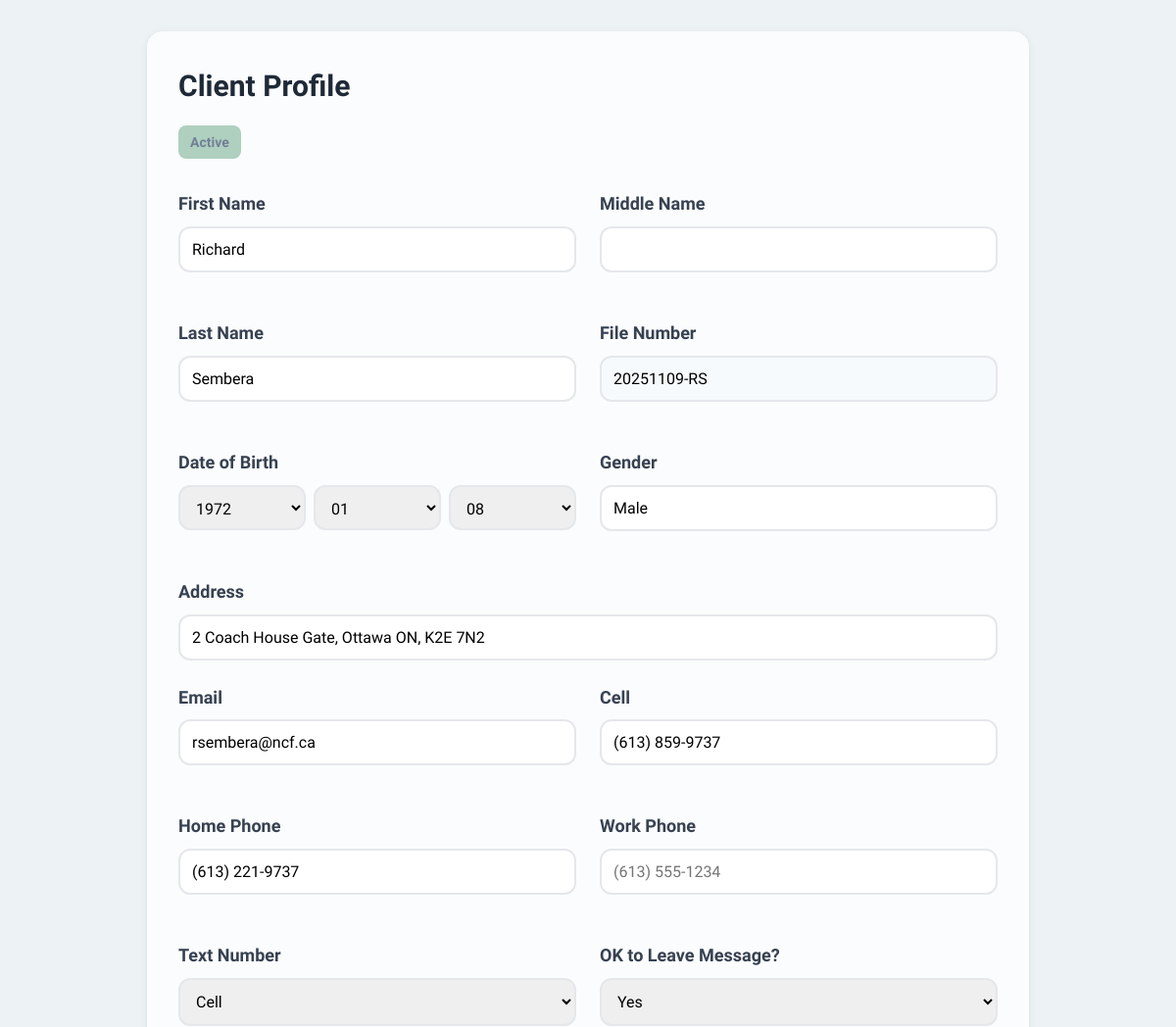
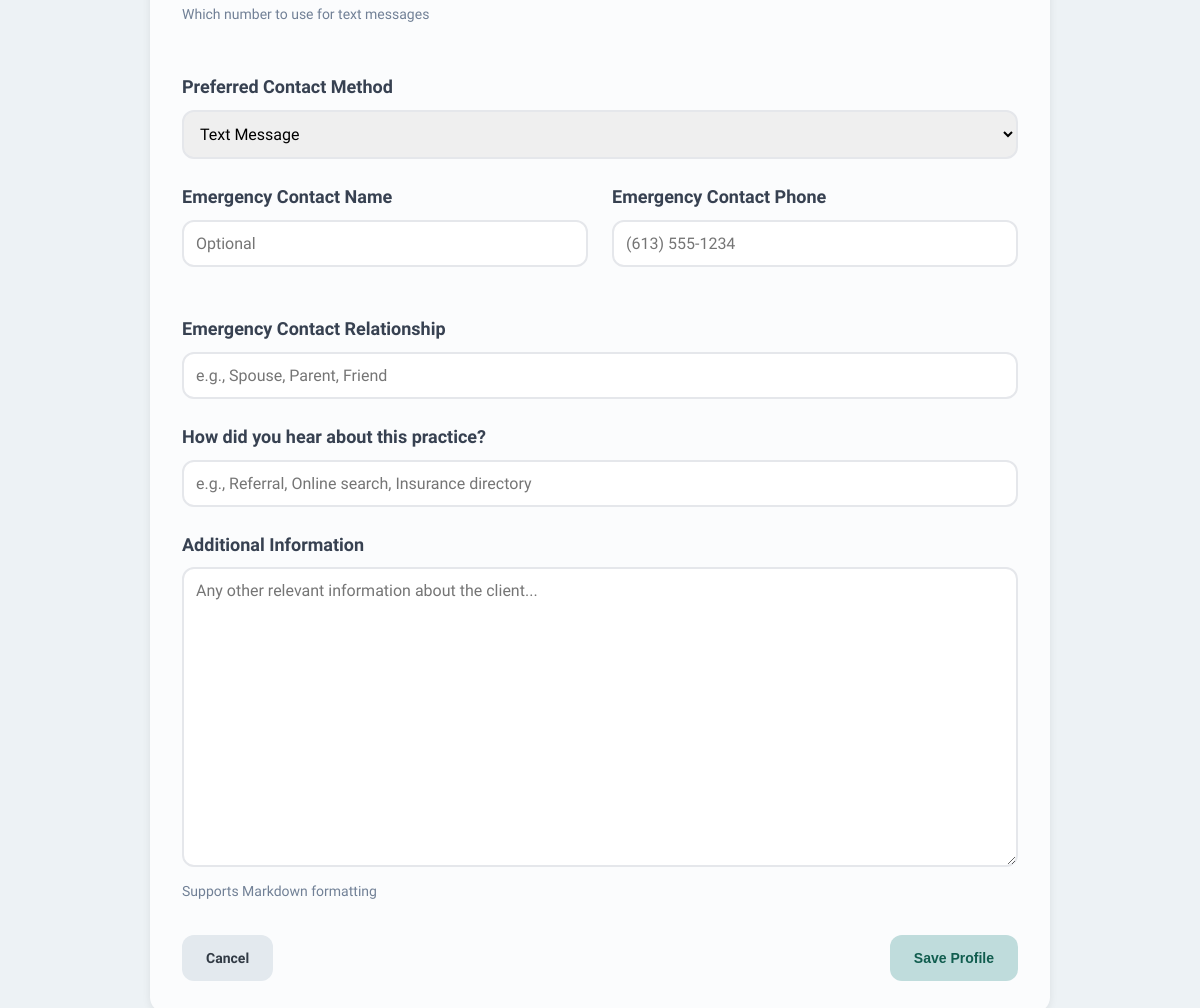
Screenshot of /client/1/profile with the database file from the repository (2 pictures, top to bottom).
### tables this page shows
CREATE TABLE client_types (
                id INTEGER PRIMARY KEY AUTOINCREMENT,
                name TEXT UNIQUE NOT NULL,
                color TEXT NOT NULL,
                code TEXT,
                file_number_style TEXT NOT NULL,
                file_number_prefix TEXT,
                file_number_suffix TEXT,
                file_number_counter INTEGER DEFAULT 0,
                session_fee REAL,
                session_duration INTEGER,
                retention_period INTEGER,
                is_system INTEGER DEFAULT 0,
                created_at INTEGER NOT NULL,
                modified_at INTEGER NOT NULL
            );

CREATE TABLE clients (
                id INTEGER PRIMARY KEY AUTOINCREMENT,
                file_number TEXT UNIQUE NOT NULL,
                first_name TEXT NOT NULL,
                middle_name TEXT,
                last_name TEXT NOT NULL,
                type_id INTEGER NOT NULL,
                created_at INTEGER NOT NULL,
                modified_at INTEGER NOT NULL,
                is_deleted INTEGER DEFAULT 0,
                FOREIGN KEY (type_id) REFERENCES client_types(id)
            );

CREATE TABLE entries (
                id INTEGER PRIMARY KEY AUTOINCREMENT,
                client_id INTEGER NOT NULL,
                class TEXT NOT NULL,
                created_at INTEGER NOT NULL,
                modified_at INTEGER NOT NULL,
                
                -- Common fields
                description TEXT,
                content TEXT,
                
                -- Profile-specific fields
                email TEXT,
                phone TEXT,
                home_phone TEXT,
                work_phone TEXT,
                text_number TEXT,
                address TEXT,
                date_of_birth TEXT,
                preferred_contact TEXT,
                ok_to_leave_message TEXT,
                emergency_contact_name TEXT,
                emergency_contact_phone TEXT,
                emergency_contact_relationship TEXT,
                referral_source TEXT,
                additional_info TEXT,
                
                -- Session-specific fields
                modality TEXT,
                format TEXT,
                session_number INTEGER,
                service TEXT,
                session_date INTEGER,
                session_time TEXT,
                duration INTEGER,
                fee REAL,
                is_consultation INTEGER DEFAULT 0,
                mood TEXT,
                affect TEXT,
                risk_assessment TEXT,
                
                -- Communication-specific fields
                comm_recipient TEXT,
                comm_type TEXT,
                
                -- Statement-specific fields
                statement_total REAL,
                payment_status TEXT,
                payment_notes TEXT,
                date_sent INTEGER,
                date_paid INTEGER,
                is_void INTEGER DEFAULT 0,
                
                -- Edit tracking
                edit_history TEXT,
                locked INTEGER DEFAULT 0,
                locked_at INTEGER, comm_date INTEGER, comm_time TEXT, absence_date INTEGER, absence_time TEXT,
                
                FOREIGN KEY (client_id) REFERENCES clients(id)
            );

### web/app.py (the view, shortened to what this page needs)
@app.route('/client/<int:client_id>/profile', methods=['GET', 'POST'])
def edit_profile(client_id):
    client = db.get_client(client_id)
    if not client:
        return "Client not found", 404
    client['type'] = db.get_client_type(client['type_id'])
    profile = db.get_profile_entry(client_id)
    all_types = db.get_all_client_types()
    return render_template('entry_forms/profile.html',
                         client=client,
                         profile=profile,
                         all_types=all_types)

### core/database.py (called while the page is built)
    def connect(self):
        return sqlite3.connect(str(self.db_path))

    def get_profile_entry(self, client_id: int) -> Optional[Dict[str, Any]]:
        conn = self.connect()
        conn.row_factory = sqlite3.Row
        cursor = conn.cursor()
        cursor.execute("""
            SELECT * FROM entries
            WHERE client_id = ? AND class = 'profile'
            LIMIT 1
        """, (client_id,))
        row = cursor.fetchone()
        conn.close()
        return dict(row) if row else None

    def get_client_type(self, type_id: int) -> Optional[Dict[str, Any]]:
        conn = self.connect()
        conn.row_factory = sqlite3.Row
        cursor = conn.cursor()
        cursor.execute("SELECT * FROM client_types WHERE id = ?", (type_id,))
        row = cursor.fetchone()
        conn.close()
        return dict(row) if row else None

    def get_all_client_types(self) -> List[Dict[str, Any]]:
        conn = self.connect()
        conn.row_factory = sqlite3.Row
        cursor = conn.cursor()
        cursor.execute("SELECT * FROM client_types ORDER BY name")
        rows = cursor.fetchall()
        conn.close()
        return [dict(row) for row in rows]

    def get_client(self, client_id: int) -> Optional[Dict[str, Any]]:
        conn = self.connect()
        conn.row_factory = sqlite3.Row
        cursor = conn.cursor()
        cursor.execute("SELECT * FROM clients WHERE id = ?", (client_id,))
        row = cursor.fetchone()
        conn.close()
        return dict(row) if row else None

### web/templates/entry_forms/profile.html (shortened to what this page needs)
{% extends "base.html" %}
{% block content %}
<div class="card" style="max-width: 900px; margin: 0 auto;">
    <div style="display: flex; justify-content: space-between; align-items: start; margin-bottom: 2rem;">
        <div>
            <h2>Client Profile</h2>
            <div style="color: #718096; position: relative; display: inline-block;">
                <span class="type-badge"
                      id="profile-type-badge"
                      style="background-color: {{ client.type.color }}; cursor: pointer;">
                    {{ client.type.name }}
                </span>
            </div>
        </div>
    </div>
    <form method="post" id="profile-form">
    <div class="form-row">
            <div class="form-group">
                <label for="first_name">First Name</label>
                <input type="text" id="first_name" name="first_name"
                       value="{{ client.first_name }}">
            </div>
            <div class="form-group">
                <label for="middle_name">Middle Name</label>
                <input type="text" id="middle_name" name="middle_name"
                       value="{{ client.middle_name or '' }}">
            </div>
        </div>
        <div class="form-row">
            <div class="form-group">
                <label for="last_name">Last Name</label>
                <input type="text" id="last_name" name="last_name"
                       value="{{ client.last_name }}">
            </div>
            <div class="form-group">
                <label for="file_number">File Number</label>
                <input type="text" id="file_number" name="file_number"
                       value="{{ client.file_number }}" readonly
                       style="background: #f7fafc; cursor: not-allowed;">
            </div>
        </div>
        <div class="form-row">
            <div class="form-group">
                <label for="date_of_birth">Date of Birth</label>
                <div class="date-input-group">
                    <select id="dob_year" name="dob_year">
                        {% for year in range(2024, 1899, -1) %}
                        <option value="{{ year }}" {% if profile and profile.date_of_birth and profile.date_of_birth[:4] == year|string %}selected{% endif %}>{{ year }}</option>
                        {% endfor %}
                    </select>
                    <select id="dob_month" name="dob_month">
                        {% for month in range(1, 13) %}
                        <option value="{{ '%02d'|format(month) }}" {% if profile and profile.date_of_birth and profile.date_of_birth[5:7] == '%02d'|format(month) %}selected{% endif %}>{{ '%02d'|format(month) }}</option>
                        {% endfor %}
                    </select>
                    <select id="dob_day" name="dob_day">
                        {% for day in range(1, 32) %}
                        <option value="{{ '%02d'|format(day) }}" {% if profile and profile.date_of_birth and profile.date_of_birth[8:10] == '%02d'|format(day) %}selected{% endif %}>{{ '%02d'|format(day) }}</option>
                        {% endfor %}
                    </select>
                </div>
            </div>
            <div class="form-group">
                <label for="gender">Gender</label>
                <input type="text" id="gender" name="gender"
                       value="{{ profile.content if profile and profile.content else '' }}"
                       placeholder="Optional">
            </div>
        </div>
        <div class="form-row-full">
            <div class="form-group">
                <label for="address">Address</label>
                <input type="text" id="address" name="address"
                       value="{{ profile.address if profile else '' }}"
                       placeholder="Street address">
            </div>
        </div>
        <div class="form-row">
            <div class="form-group">
                <label for="email">Email</label>
                <input type="email" id="email" name="email"
                       value="{{ profile.email if profile else '' }}">
            </div>
            <div class="form-group">
                <label for="phone">Cell</label>
                <input type="tel" id="phone" name="phone"
                       value="{{ profile.phone if profile else '' }}"
                       placeholder="(613) 555-1234"
                       class="phone-input">
            </div>
        </div>
        <div class="form-row">
            <div class="form-group">
                <label for="home_phone">Home Phone</label>
                <input type="tel" id="home_phone" name="home_phone"
                       value="{{ profile.home_phone if profile else '' }}"
                       placeholder="(613) 555-1234"
                       class="phone-input">
            </div>
            <div class="form-group">
                <label for="work_phone">Work Phone</label>
                <input type="tel" id="work_phone" name="work_phone"
                       value="{{ profile.work_phone if profile else '' }}"
                       placeholder="(613) 555-1234"
                       class="phone-input">
            </div>
        </div>
        <div class="form-row">
            <div class="form-group">
                <label for="text_number">Text Number</label>
                <select id="text_number" name="text_number">
                    <option value="cell" {% if profile and profile.text_number == 'cell' %}selected{% endif %}>Cell</option>
                </select>
                <p class="help-text">Which number to use for text messages</p>
            </div>
            <div class="form-group">
                <label for="ok_to_leave_message">OK to Leave Message?</label>
                <select id="ok_to_leave_message" name="ok_to_leave_message">
                    <option value="yes" {% if profile and profile.ok_to_leave_message == 'yes' %}selected{% endif %}>Yes</option>
                </select>
            </div>
        </div>
        <div class="form-row-full">
            <div class="form-group">
                <label for="preferred_contact">Preferred Contact Method</label>
                <select id="preferred_contact" name="preferred_contact">
                    <option value="text" {% if profile and profile.preferred_contact == 'text' %}selected{% endif %}>Text Message</option>
                </select>
            </div>
        </div>
        <div class="form-row">
            <div class="form-group">
                <label for="emergency_contact_name">Emergency Contact Name</label>
                <input type="text" id="emergency_contact_name" name="emergency_contact_name"
                       value="{{ profile.emergency_contact_name if profile else '' }}"
                       placeholder="Optional">
            </div>
            <div class="form-group">
                <label for="emergency_contact_phone">Emergency Contact Phone</label>
                <input type="tel" id="emergency_contact_phone" name="emergency_contact_phone"
                       value="{{ profile.emergency_contact_phone if profile else '' }}"
                       placeholder="(613) 555-1234"
                       class="phone-input">
            </div>
        </div>
        <div class="form-row-full">
            <div class="form-group">
                <label for="emergency_contact_relationship">Emergency Contact Relationship</label>
                <input type="text" id="emergency_contact_relationship" name="emergency_contact_relationship"
                       value="{{ profile.emergency_contact_relationship if profile else '' }}"
                       placeholder="e.g., Spouse, Parent, Friend">
            </div>
        </div>
        <div class="form-row-full">
            <div class="form-group">
                <label for="referral_source">How did you hear about this practice?</label>
                <input type="text" id="referral_source" name="referral_source"
                       value="{{ profile.referral_source if profile else '' }}"
                       placeholder="e.g., Referral, Online search, Insurance directory">
            </div>
        </div>
        <div class="form-row-full">
            <div class="form-group">
                <label for="additional_info">Additional Information</label>
                <textarea id="additional_info" name="additional_info"
                          placeholder="Any other relevant information about the client...">{{ profile.additional_info if profile else '' }}</textarea>
                <p class="help-text">Supports Markdown formatting</p>
            </div>
        </div>
        <div style="display: flex; justify-content: space-between; margin-top: 2rem;">
            <a href="{{ url_for('client_file', client_id=client.id) }}" class="btn btn-secondary">Cancel</a>
            <button type="submit" class="btn">Save Profile</button>
        </div>
    </form>
</div>
{% endblock %}

### web/templates/base.html (style rules this page uses)
* { margin: 0; padding: 0; box-sizing: border-box; }
body { font-family: 'Lexend', -apple-system, BlinkMacSystemFont, "Segoe UI", Roboto, sans-serif; line-height: 1.6; color: #111827; background: #EDF2F5; font-size: 1.125rem; }
.btn { display: inline-block; padding: 0.75rem 1.5rem; background: #BFDCDC; color: #115D4F; text-decoration: none; border-radius: 0.75rem; border: none; font-size: 0.875rem; font-weight: 600; cursor: pointer; transition: all 0.2s; }
.btn-secondary { background: #E3E9EE; color: #323B45; }
.card { background: #FBFCFD; border-radius: 1rem; padding: 2rem; box-shadow: 0 2px 8px rgba(0,0,0,0.08); margin-bottom: 2rem; }
.card h2 { font-size: 1.875rem; margin-bottom: 1rem; color: #1F2937; font-weight: 700; }
.form-group { margin-bottom: 1.5rem; }
.form-group label { display: block; font-weight: 600; margin-bottom: 0.5rem; color: #374151; }
.form-group input, .form-group select, .form-group textarea { width: 100%; padding: 0.75rem; border: 2px solid #E5E7EB; border-radius: 0.75rem; font-size: 1rem; font-family: 'Lexend', sans-serif; transition: border-color 0.2s; }
.type-badge { display: inline-block; padding: 0.375rem 0.75rem; border-radius: 0.5rem; font-size: 0.875rem; font-weight: 600; }

### web/templates/entry_forms/profile.html (style rules this page uses)
.form-row { display: grid; grid-template-columns: 1fr 1fr; gap: 1.5rem; margin-bottom: 1.5rem; }
.form-row-full { margin-bottom: 1.5rem; }
textarea { width: 100%; padding: 0.75rem; border: 2px solid #e2e8f0; border-radius: 0.5rem; font-size: 1rem; font-family: inherit; min-height: 300px; resize: vertical; transition: border-color 0.2s; }
.help-text { font-size: 0.875rem; color: #718096; margin-top: 0.25rem; }
.date-input-group { display: flex; gap: 0.5rem; }
.date-input-group select { flex: 1; height: 46px; }

### rows the page displays
client_types: type.name "Active"
clients: first_name "Richard", last_name "Sembera", file_number "20251109-RS"
entries: dob_year "1972", dob_month "01", dob_day "08", gender "Male", address "2 Coach House Gate, Ottawa ON, K2E 7N2", email "rsembera@ncf.ca", phone "(613) 859-9737", home_phone "(613) 221-9737", text_number "Cell", ok_to_leave_message "Yes", preferred_contact "Text Message"
